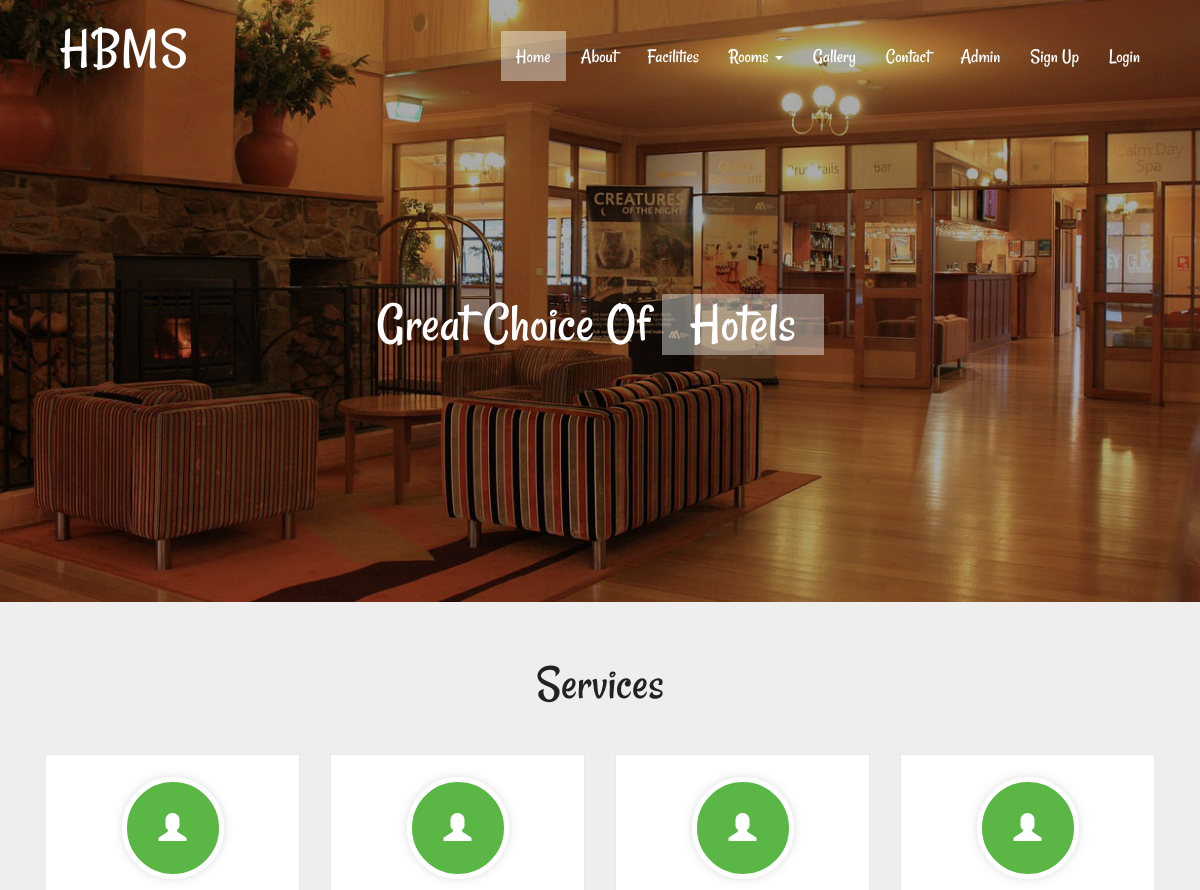
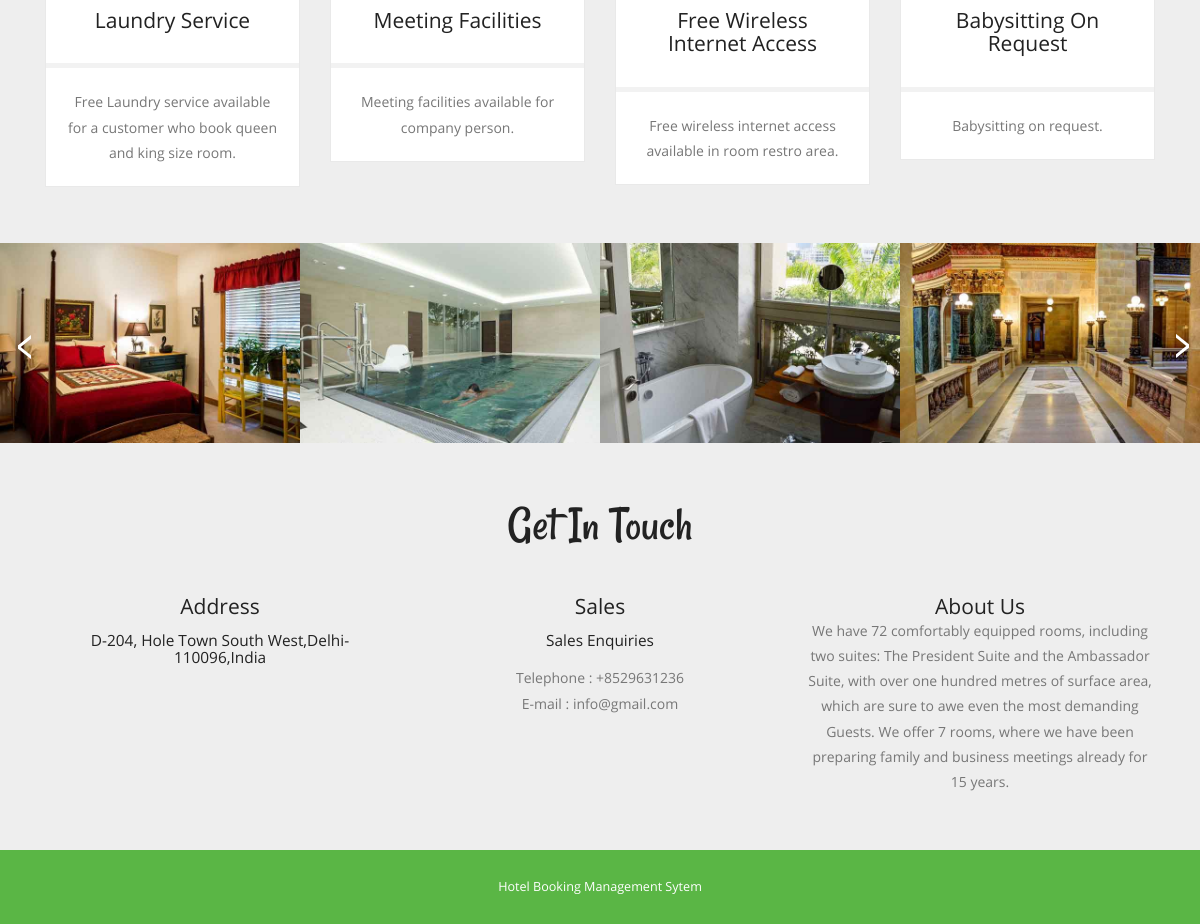
The page / on the database its author committed (2 pictures, top to bottom).
### tables this page shows
CREATE TABLE `tblfacility` (
  `ID` int(10) NOT NULL,
  `FacilityTitle` varchar(200) DEFAULT NULL,
  `Description` mediumtext DEFAULT NULL,
  `Image` varchar(200) DEFAULT NULL,
  `CreationDate` timestamp NULL DEFAULT current_timestamp()
);

CREATE TABLE `tblpage` (
  `ID` int(10) NOT NULL,
  `PageType` varchar(120) DEFAULT NULL,
  `PageTitle` varchar(200) DEFAULT NULL,
  `PageDescription` mediumtext DEFAULT NULL,
  `Email` varchar(120) DEFAULT NULL,
  `MobileNumber` bigint(10) DEFAULT NULL,
  `UpdationDate` timestamp NULL DEFAULT NULL ON UPDATE current_timestamp()
);

### src/index.php (the view, shortened to what this page needs)
<?php
include('includes/dbconnection.php');
?>
<!DOCTYPE HTML>
<html>
<head>
<link href="css/bootstrap.css" rel="stylesheet" type="text/css" media="all">
<link href="css/style.css" rel="stylesheet" type="text/css" media="all" />
</head>
<body>
			<div class="header">
				<div class="container">
				<?php include_once('includes/header.php');?>
		<div class="slider">
			<div class="callbacks_container">
				  <ul class="rslides" id="slider">
						 <li>
							<h3>great choice of  <span>hotels</span> </h3>
						 </li>
					</ul>
				</div>
			</div>
		</div>
	</div>
		<div class="content">
		<div class="features">
					<div class="container">
						<h3>Services</h3>
							<div class="features-grids">
								<?php
$sql="SELECT * from tblfacility order by rand() limit 4";
$query = $dbh -> prepare($sql);
$query->execute();
$results=$query->fetchAll(PDO::FETCH_OBJ);
$cnt=1;
if($query->rowCount() > 0)
{
foreach($results as $row)
{               ?>
								<div class="col-md-3 feature-grid">
								<div class="feature">
									<div class="feature1">
										<span class="glyphicon glyphicon-user" aria-hidden="true"></span>
										<h4><?php  echo htmlentities($row->FacilityTitle);?></h4>
									</div>
									<div class="feature2">
										<p><?php  echo htmlentities($row->Description);?>. </p>
									</div>
								</div>
								</div>
								<?php $cnt=$cnt+1;}} ?>
									<div class="clearfix"></div>
							</div>
					</div>
				</div>
	<div class="slider1">
		<div class="arrival-grids">
			 <ul id="flexiselDemo1">
				 <li>
					 <a href="index.php"><img src="images/s1.jpg" alt=""/>
					 </a>
				 </li>
				 <li>
					 <a href="index.php"><img src="images/s2.jpg" alt=""/>
					 </a>
				 </li>
				 <li>
					 <a href="index.php"><img src="images/s3.jpg" alt=""/>
					 </a>
				 </li>
				 <li>
					 <a href="index.php"><img src="images/s4.jpg" alt=""/>
					 </a>
				 </li>
				</ul>
		</div>
	</div>
					<?php include_once('includes/getintouch.php');?>
			</div>
		<?php include_once('includes/footer.php');?>
</body>
</html>

### src/includes/header.php (shortened to what this page needs)
  <div class="header-top">
                      <nav class="navbar navbar-default">
                          <div class="container-fluid">
                              <div class="navbar-header">
                                  <div class="navbar-brand">
                                      <h1><a href="index.php">HBMS</a></h1>
                                  </div>
                              </div>
                          <div class="collapse navbar-collapse" id="bs-example-navbar-collapse-1">
                            <ul class="nav navbar-nav">
                                  <li class="active"><a href="index.php">Home <span class="sr-only">(current)</span></a></li>
                                  <li><a href="about.php">About</a></li>
                                  <li><a href="services.php">Facilities</a></li>
                                  <li class="dropdown">
                                      <a href="#" class="dropdown-toggle" data-toggle="dropdown" role="button" aria-haspopup="true" aria-expanded="false">Rooms <span class="caret"></span></a>
                                  </li>
                                  <li><a href="gallery.php">Gallery</a></li>
                                  <li><a href="contact.php">Contact</a></li>
                                   <?php if (strlen($_SESSION['hbmsuid']==0)) {?>
                                  <li><a href="admin/login.php">Admin</a></li>
                                  <li><a href="signup.php">Sign Up</a></li>
                                  <li><a href="signin.php">Login</a></li><?php } ?>
                              </ul>
                          </div>
</div>
                      </nav>
                  </div>

### src/includes/getintouch.php
<div class="touch-section">
					<div class="container">
						<h3>get in touch</h3>
						<div class="touch-grids">
							<?php
$sql="SELECT * from tblpage where PageType='contactus'";
$query = $dbh -> prepare($sql);
$query->execute();
$results=$query->fetchAll(PDO::FETCH_OBJ);
$cnt=1;
if($query->rowCount() > 0)
{
foreach($results as $row)
{               ?>
							<div class="col-md-4 touch-grid">
								<h4>address</h4>
								<h5><?php  echo htmlentities($row->PageDescription);?></h5>
							</div>
							<div class="col-md-4 touch-grid">
								<h4>Sales</h4>
								<h5>Sales Enquiries</h5>
								<p>Telephone : +<?php  echo htmlentities($row->MobileNumber);?></p>
							<p>E-mail : <?php  echo htmlentities($row->Email);?></p>
							</div><?php $cnt=$cnt+1;}} ?>
							<div class="col-md-4 touch-grid">
								<?php
$sql="SELECT * from tblpage where PageType='aboutus'";
$query = $dbh -> prepare($sql);
$query->execute();
$results=$query->fetchAll(PDO::FETCH_OBJ);
$cnt=1;
if($query->rowCount() > 0)
{
foreach($results as $row)
{               ?>
							<h4><?php  echo htmlentities($row->PageTitle);?></h4>
								<p><?php  echo htmlentities($row->PageDescription);?></p>
							</div><?php $cnt=$cnt+1;}} ?>
							<div class="clearfix"></div>
						</div>
					</div>
					</div>

### src/includes/footer.php
<div class="footer-section">
						<div class="container">
							<div class="footer-top">
								<p>Hotel Booking Management Sytem  </p>
							</div>
				</div>
			</div>

### rows shown on the page
tblfacility: FacilityTitle "Laundry Service", Description "Free Laundry service available for a customer who book queen and king size room"
tblfacility: FacilityTitle "Meeting Facilities", Description "Meeting facilities available for company person"
tblfacility: FacilityTitle "Free Wireless Internet Access", Description "Free wireless internet access available in room restro area"
tblfacility: FacilityTitle "Babysitting On Request", Description "Babysitting on request"
tblpage: PageDescription "D-204, Hole Town South West,Delhi-110096,India", MobileNumber "8529631236", Email "info@gmail.com"
tblpage: PageTitle "About Us", PageDescription "We have 72 comfortably equipped rooms, including two suites: The President Suite and the Ambassador Suite, with over one hundred metres of surface area, which are sure to awe even the most demanding Guests. We offer 7 rooms, where we have been preparing family and business meetings already for 15 years."
